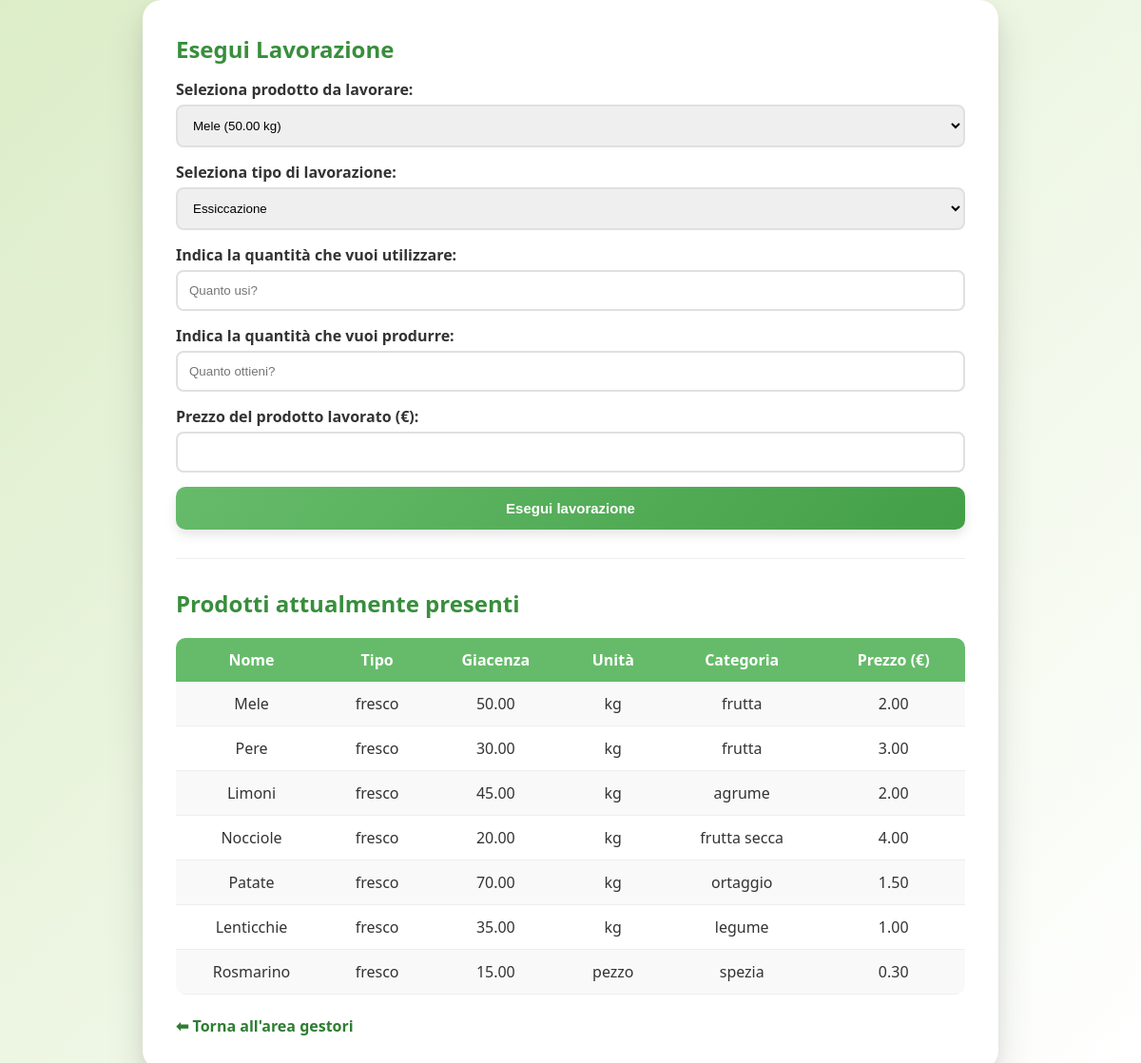
The app's page /gestione_lavorazioni.php with its own data.
### tables this page shows
CREATE TABLE Prezzi (
    idPrezzo INT AUTO_INCREMENT PRIMARY KEY,
    idProdotto INT,
    prezzo DECIMAL(10,2),
    dataInizioValidita DATE,
    dataFineValidita DATE,
    FOREIGN KEY (idProdotto) REFERENCES Prodotti(idProdotto) ON DELETE CASCADE
);

CREATE TABLE Prodotti (
    idProdotto INT AUTO_INCREMENT PRIMARY KEY,
    nome VARCHAR(100),
    giacenza DECIMAL(10,2),
    unitaMisura ENUM('kg', 'l', 'pezzo'),
    categoria VARCHAR(100),
    tipo ENUM('fresco', 'riserva', 'confezionato')
);

### src/gestione_lavorazioni.php (the view, shortened to what this page needs)
<?php
    include "db.php";
?>
<!DOCTYPE html>
<html lang="it">
<head>
    <link rel="stylesheet" href="/css/style.css">
</head>
<body>
    <div class="container">
        <h2>Esegui Lavorazione</h2>
        <form method="POST">
            <label>Seleziona prodotto da lavorare:</label>
            <select name="inputProdotto" required>
                <?php
                    $res = $conn->query("SELECT * FROM Prodotti WHERE giacenza > 0 AND tipo != 'confezionato'");
                    while ($row = $res->fetch_assoc()) {
                        echo "<option value='{$row['idProdotto']}'>{$row['nome']} ({$row['giacenza']} {$row['unitaMisura']})</option>";
                    }
                ?>
            </select>
            <label>Seleziona tipo di lavorazione:</label>
            <select name="tipoLavorazione" required>
                <?php
                    $resT = $conn->query("SELECT * FROM Tipi WHERE tipo != 'Raccolta'");
                    while ($rowT = $resT->fetch_assoc()) {
                        echo "<option value='{$rowT['idTipo']}'>{$rowT['tipo']}</option>";
                    }
                ?>
            </select>
            <label>Indica la quantità che vuoi utilizzare:</label>
            <input type="number" step="0.01" name="quantitaUsata" placeholder="Quanto usi?" required>
            <label>Indica la quantità che vuoi produrre:</label>
            <input type="number" step="0.01" name="quantitaProdotta" placeholder="Quanto ottieni?" required>
            <label>Prezzo del prodotto lavorato (€):</label>
            <input type="number" step="0.01" name="prezzoLavorato" required>
            <button type="submit" name="lavora">Esegui lavorazione</button>
        </form>
        <hr>
        <h2>Prodotti attualmente presenti</h2>
        <table>
            <tr>
                <th>Nome</th>
                <th>Tipo</th>
                <th>Giacenza</th>
                <th>Unità</th>
                <th>Categoria</th>
                <th>Prezzo (€)</th>
            </tr>
            <?php
                $resTabella = $conn->query("
                    SELECT p.idProdotto, p.nome, p.tipo, p.giacenza, p.unitaMisura, p.categoria, pr.prezzo
                    FROM Prodotti p
                    LEFT JOIN Prezzi pr ON p.idProdotto = pr.idProdotto AND pr.dataFineValidita IS NULL
                    ORDER BY p.idProdotto");
                while ($rowTab = $resTabella->fetch_assoc()) {
                    $prezzo = $rowTab['prezzo'] ?? '-';
                    echo "<tr>
                            <td>{$rowTab['nome']}</td>
                            <td>{$rowTab['tipo']}</td>
                            <td>{$rowTab['giacenza']}</td>
                            <td>{$rowTab['unitaMisura']}</td>
                            <td>{$rowTab['categoria']}</td>
                            <td>$prezzo</td>
                        </tr>";
                }
            ?>
        </table>
        <br>
        <a href="index_gestore.php">⬅ Torna all'area gestori</a>
    </div>
</body>
</html>

### src/css/style.css (style rules this page uses)
* { margin:0; padding:0; box-sizing:border-box; }
body { min-height:100vh; display:grid; place-items:center; font-family:'Segoe UI', Tahoma, Geneva, Verdana, sans-serif; background:linear-gradient(135deg,#dcedc8,#ffffff); color:#333; }
.container { width:100%; max-width: 900px; background:white; padding:35px; border-radius:20px; box-shadow: 0 20px 40px rgba(0,0,0,0.12), 0 5px 15px rgba(0,0,0,0.05); animation:fadeIn 0.5s ease; }
h2, h3 { margin-bottom:15px; color:#388e3c; }
form { margin-bottom:25px; }
label { display:block; margin-bottom:5px; font-weight:600; }
input, select { width:100%; padding:12px; margin-bottom:15px; border:2px solid #e0e0e0; border-radius:8px; transition:0.25s; }
button { width:100%; padding:14px; border:none; border-radius:10px; font-size:15px; font-weight:600; cursor:pointer; background:linear-gradient(135deg,#66bb6a,#43a047); color:white; transition:all 0.25s ease; box-shadow:0 6px 12px rgba(0,0,0,0.1); }
a { text-decoration:none; color:#2e7d32; font-weight:600; }
table { width:100%; border-collapse:collapse; margin-top:20px; border-radius:10px; overflow:hidden; }
table th { background:#66bb6a; color:white; padding:12px; }
table td { padding:12px; border-bottom:1px solid #eee; text-align:center; }
table tr:nth-child(even) { background:#f9f9f9; }
hr { margin:30px 0; border:none; border-top:1px solid #eee; }

### records on screen
prezzi: idProdotto.nome "Mele", idProdotto.tipo "fresco", idProdotto.giacenza "50.00", idProdotto.unitaMisura "kg", idProdotto.categoria "frutta", prezzo "2.00"
prezzi: idProdotto.nome "Pere", idProdotto.tipo "fresco", idProdotto.giacenza "30.00", idProdotto.unitaMisura "kg", idProdotto.categoria "frutta", prezzo "3.00"
prezzi: idProdotto.nome "Limoni", idProdotto.tipo "fresco", idProdotto.giacenza "45.00", idProdotto.unitaMisura "kg", idProdotto.categoria "agrume", prezzo "2.00"
prezzi: idProdotto.nome "Nocciole", idProdotto.tipo "fresco", idProdotto.giacenza "20.00", idProdotto.unitaMisura "kg", idProdotto.categoria "frutta secca", prezzo "4.00"
prezzi: idProdotto.nome "Patate", idProdotto.tipo "fresco", idProdotto.giacenza "70.00", idProdotto.unitaMisura "kg", idProdotto.categoria "ortaggio", prezzo "1.50"
prezzi: idProdotto.nome "Lenticchie", idProdotto.tipo "fresco", idProdotto.giacenza "35.00", idProdotto.unitaMisura "kg", idProdotto.categoria "legume", prezzo "1.00"
prezzi: idProdotto.nome "Rosmarino", idProdotto.tipo "fresco", idProdotto.giacenza "15.00", idProdotto.unitaMisura "pezzo", idProdotto.categoria "spezia", prezzo "0.30"

### other values on screen
form field inputProdotto "Mele (50.00 kg)"
form field tipoLavorazione "Essiccazione"
